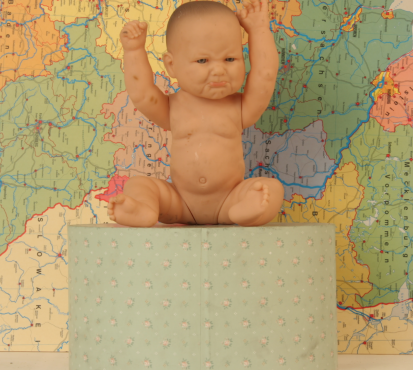
%> input picture Samples dataset/Baby/Baby.png, 413 x 370 px
$ octave main.m   (GNU Octave 9; MATLAB toolbox functions it lacks are replaced by stand-ins)
%> lines starting %> are read from the running program, lines starting %| are printed output that depends on the picture; in (x1, y1, x2, y2) boxes, pixels count from 0 and x2, y2 are one past the last pixel; in counts of white or black regions, pixels touching at a corner belong together; the program's own positions count from 1
%> further down, img is the input picture: size 370x413x3 uint8; mean R, G, B 179, 156.6, 111.5
### energymap.m
function energyImage = energymap(image)

    grayImage = rgb2gray(image);
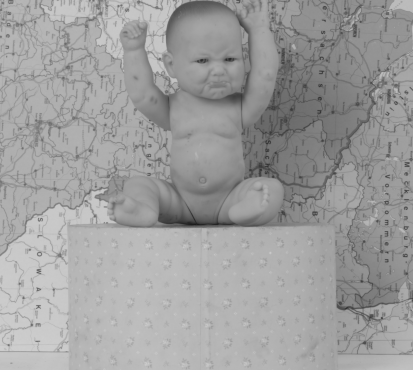
%> grayImage: size 370x413 uint8; min 27, max 207, mean 158.1
    [Gx, Gy] = imgradientxy(grayImage);
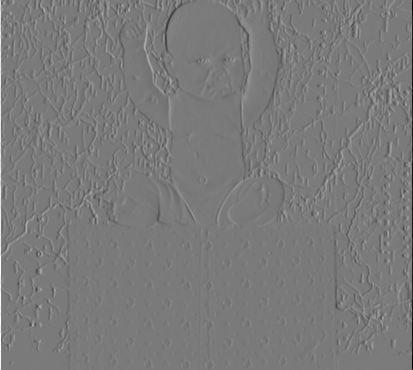
%> Gx: size 370x413 double; min -765, max 826, mean -0.2; drawn with min black and max white
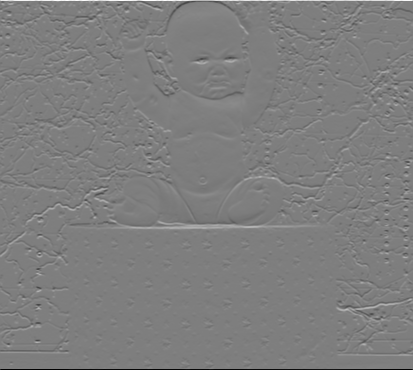
%> Gy: size 370x413 double; min -780, max 791, mean 0.3; drawn with min black and max white
    energyImage = sqrt(Gx.^2 + Gy.^2);
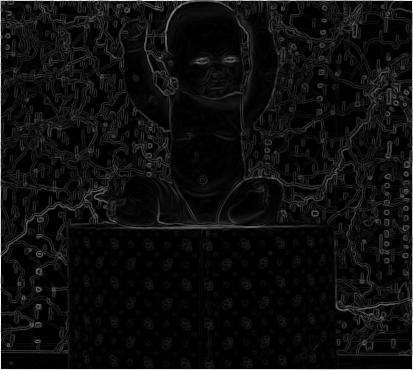
%> energyImage: size 370x413 double; min 0, max 826, mean 46.3; drawn with min black and max white

    minValue = min(energyImage(:));
%> minValue = 0
    maxValue = max(energyImage(:));
%> maxValue = 826

    energyImage = (energyImage - minValue) / (maxValue - minValue);


end

### seam_curve.m
function [updated_energymap, resized_image] = seam_curve(energymap, image)

    dp = zeros(size(energymap)+2);
    dp(:,1) = 256;
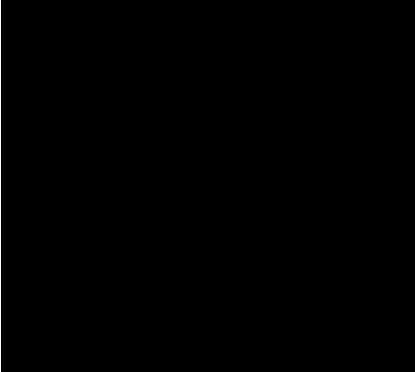
%> dp: size 372x415 double; values 0 (black) and 256 (white), 0.24% white in thin lines or dots, all inside (x1, y1, x2, y2) = (0, 0, 1, 372)
    dp(:,size(dp,2)) = 256;
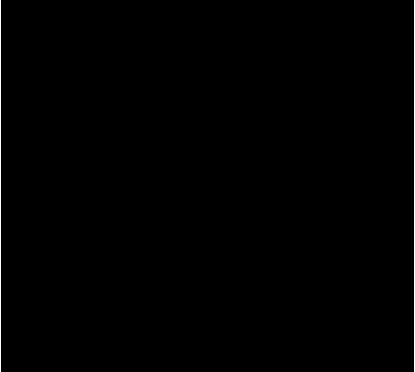
%> dp: size 372x415 double; values 0 (black) and 256 (white), 0.48% white in thin lines or dots
    for i=2: size(dp,1)-1
        for j=2: size(dp,2)-1
            dp(i,j) = energymap(i-1,j-1) + min(min(dp(i-1,j-1),dp(i-1,j)),dp(i-1,j+1));
        end
    end


    path = zeros(size(energymap,1),1);

    [t, min_col] = min(dp(end-1,:));
%> t = 5.12; min_col = 295

    for i=size(dp, 1)-1:-1:2

        path(i-1)=min_col-1;
        m = min(min(dp(i-1,min_col-1),dp(i-1,min_col)),dp(i-1,min_col+1));
        switch m
            case dp(i-1,min_col-1)
                min_col = min_col - 1;
            case dp(i-1,min_col)

            case dp(i-1,min_col+1)
                min_col = min_col + 1;
        end
    end
%> this loop made 370 passes
%> (m, min_col) on passes 2, 4, 7, 9, 10, 13, 14, 15, 18, 19, 20, 23: (4.27, 294), (4.27, 293), (4.27, 292), (4.26, 293), (4.26, 294), (4.25, 295), (4.25, 296), (4.25, 297), (4.24, 296), (4.24, 295), (4.24, 294), (4.24, 293)
%> m on passes 1, 3, 5, 6, 8, 11: 4.27, 4.27, 4.27, 4.27, 4.26, 4.25
%> after the loop, min_col = 264; path = 370 values, max 296 at index 353, min 243 at index 173, mean 271.4

    updated_energymap = zeros(size(energymap,1),size(energymap,2)-1);
    resized_image = zeros(size(energymap,1),size(energymap,2)-1,3);
    for i=1:size(energymap,1)
        updated_energymap(i,:) = energymap(i,[1:path(i)-1, path(i)+1:end]);
        resized_image(i,:,:) = image(i,[1:path(i)-1, path(i)+1:end],:);
    end


end

### scale.m
function reducedImg=scale(img)

    h = size(img,1);
%> h = 370
    w = size(img,2);
%> w = 413

    reducedImg = imresize(img, [h,w-1], 'bicubic');


end

### main.m
 clear;clc;close all

img = imread("Samples dataset\Baby\Baby.png");

n = 150;

energyMap = energymap(img);

imageList = cell(1, n);
scoreList = cell(1, n);


[~,imageList{1}] = seam_curve(energyMap,img);
imageList{2} = scale(img);


flag = 0;

%> (the run ends here)
